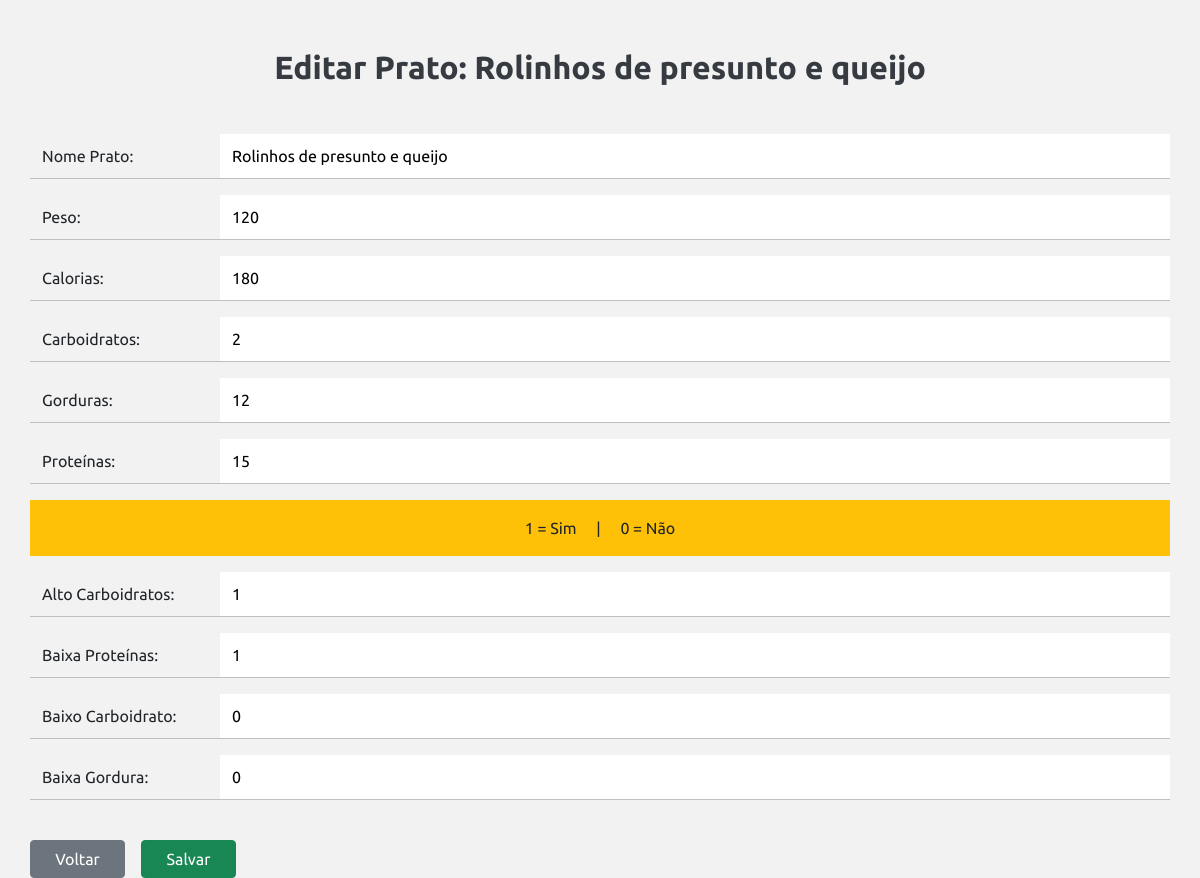
Screenshot of /templates/php-logic/admin-edit-pratos.php?id=5&tabela=pratos_lanches (signed in) with the database file from the repository.
### tables this page shows
CREATE TABLE `pratos_lanches` (
  `id` int(11) NOT NULL AUTO_INCREMENT,
  `nome` varchar(255) NOT NULL,
  `peso` int(11) NOT NULL,
  `calorias` int(11) NOT NULL,
  `carboidratos` int(11) NOT NULL,
  `gorduras` int(11) NOT NULL,
  `proteinas` int(11) NOT NULL,
  `tabela_origem` varchar(50) DEFAULT 'pratos_lanches',
  `muito_carboidratos` tinyint(1) DEFAULT 0,
  `muita_proteina` tinyint(1) DEFAULT 0,
  `pouco_carboidrato` tinyint(1) DEFAULT 0,
  `pouca_gordura` tinyint(1) DEFAULT 0,
  PRIMARY KEY (`id`)
);

### templates/php-logic/admin-edit-pratos.php (the view, shortened to what this page needs)
<?php
include_once 'connection.php';
if(isset($_GET['id']) && isset($_GET['tabela'])){
    $id = $_GET['id'];
    $tabela = $_GET['tabela'];
    $sql = "SELECT * FROM $tabela WHERE id = $id";
    $result = mysqli_query($conn, $sql);
    if ($result) {
        if ($result && mysqli_num_rows($result) > 0) {
            $row = mysqli_fetch_assoc($result);
            ?>
            <!DOCTYPE html>
            <html lang="pt-br">
            <head>
                <link href="https://cdn.jsdelivr.net/npm/bootstrap@5.0.2/dist/css/bootstrap.min.css" rel="stylesheet">
                <link rel="stylesheet" href="../../static/styles/style.css">
                <link rel="stylesheet" href="../../static/styles/admin.css">
            </head>
            <body>
            <div class="container">
            <h2 class="text-center my-5">Editar Prato: <?php echo $row['nome'] ?></h2>
            <form method="post" id="admin-edit" action="admin-save-edit-pratos.php">
                <article style="overflow-x:auto;" class="row">
                <label class="col-2" style="line-height: 44px;" class="col-2" for="new_nome">Nome Prato:</label class="col-2">
                <input class="col-10" class="col-10" type="text" name="new_nome" value="<?php echo $row['nome'] ?>" required><br>
                <hr>
                <label class="col-2" style="line-height: 44px;" for="new_peso">Peso:</label class="col-2">
                <input class="col-10" type="text" name="new_peso" value="<?php echo $row['peso'] ?>" required><br>
                <hr>
                <label class="col-2" style="line-height: 44px;" for="new_calorias">Calorias:</label class="col-2">
                <input class="col-10" type="number" name="new_calorias" value="<?php echo $row['calorias'] ?>" required><br>
                <hr>
                <label class="col-2" style="line-height: 44px;" for="new_carboidratos">Carboidratos:</label class="col-2">
                <input class="col-10" type="number" name="new_carboidratos" value="<?php echo $row['carboidratos'] ?>" required><br>
                <hr>
                <label class="col-2" style="line-height: 44px;" for="new_gorduras">Gorduras:</label class="col-2">
                <input class="col-10" type="number" name="new_gorduras" value="<?php echo $row['gorduras'] ?>" required><br>
                <hr>
                <label class="col-2" style="line-height: 44px;" for="new_proteinas">Proteínas:</label class="col-2">
                <input class="col-10" type="number" name="new_proteinas" value="<?php echo $row['proteinas'] ?>" required><br>
                <hr>
                <span class="p-3 bg-warning text-center mb-3">1 = Sim <span class="mx-3">|</span> 0 = Não</span>
                <label class="col-2" style="line-height: 44px;" for="new_muito_carboidratos">Alto Carboidratos:</label class="col-2">
                <input class="col-10" type="number" name="new_muito_carboidratos" value="<?php echo $row['muito_carboidratos'] ?>" required><br>
                <hr>
                <label class="col-2" style="line-height: 44px;" for="new_muita_proteina">Baixa Proteínas:</label class="col-2">
                <input class="col-10" type="number" name="new_muita_proteina" value="<?php echo $row['muita_proteina'] ?>" required><br>
                <hr>
                <label class="col-2" style="line-height: 44px;" for="new_pouco_carboidrato">Baixo Carboidrato:</label class="col-2">
                <input class="col-10" type="number" name="new_pouco_carboidrato" value="<?php echo $row['pouco_carboidrato'] ?>" required><br>
                <hr>
                <label class="col-2" style="line-height: 44px;" for="new_pouca_gordura">Baixa Gordura:</label class="col-2">
                <input class="col-10" type="number" name="new_pouca_gordura" value="<?php echo $row['pouca_gordura'] ?>" required><br>
                <hr>
                <a class="text-white mt-4 col-1 btn btn-secondary" href="../admin.php">Voltar</a>
                <button class="btn btn-success mt-4 mx-3 col-1"><input class="col-10" class="text-white" style="background: none; color:white !important;" type="submit" value="Salvar"></button>
            </form>
            </div>
            </body>
            </html>
            <?php
        }
    } else {
        $mensagem = "Erro(02) no envio de dados para a edição.";
        header("Location: ../admin.php?mensagem=" . urlencode($mensagem));
        exit();
    }
} else {
    $mensagem = "Erro(01) na solicitação de dados para a edição.";
    header("Location: ../admin.php?mensagem=" . urlencode($mensagem));
    exit();
}
?>

### static/styles/style.css (style rules this page uses)
* { box-sizing: border-box; margin: 0; padding: 0; border: 0; outline: 0; }
:root { --bg-color: #f2f2f2; --dark-bg-color: #21222b; --green: #01B35D; --orange: #F26B23; --danger: #dc3545; --grey-tit: #353b41; --grey-parag: #494f53; --light-color-menu: #FCEED3; --dark-color-menu: #B19A82; --regular: 400; --medium: 500; --bold: 700; }
* { scrollbar-width: auto; scrollbar-color: var(--green) var(--bg-color); }
html { scroll-behavior: smooth; margin: 0; padding: 0; overflow-x: hidden; }
body { font-family: "Ubuntu", sans-serif; background: var(--bg-color); font-weight: 400; font-size: 1rem; }
h6, h5, h4, h3, h2, h1, p { margin: 0; }
a { text-decoration: none !important; }
h6, h5, h4, h3, h2, h1 { font-weight: var(--bold); color: var(--grey-tit); }
input[type=number]:not(#idade) { -moz-appearance: textfield; }

### static/styles/admin.css (style rules this page uses)
html { overflow-x: scroll !important; }

### rows the page displays
pratos_lanches: nome "Rolinhos de presunto e queijo", new_nome "Rolinhos de presunto e queijo", new_peso "120", new_calorias "180", new_carboidratos "2", new_gorduras "12", new_proteinas "15", new_muito_carboidratos "1", new_muita_proteina "1", new_pouco_carboidrato "0", new_pouca_gordura "0"
